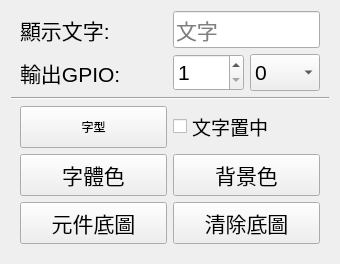
        <widget class="QWidget" name="tab">
         <attribute name="title">
          <string>未達下限</string>
         </attribute>
         <layout class="QVBoxLayout" name="verticalLayout_2">
          <item>
           <widget class="QWidget" name="widget" native="true">
            <property name="sizePolicy">
             <sizepolicy hsizetype="Preferred" vsizetype="Fixed">
              <horstretch>0</horstretch>
              <verstretch>0</verstretch>
             </sizepolicy>
            </property>
            <property name="minimumSize">
             <size>
              <width>0</width>
              <height>80</height>
             </size>
            </property>
            <property name="font">
             <font>
              <family>Arial</family>
              <pointsize>16</pointsize>
              <weight>50</weight>
              <italic>false</italic>
              <bold>false</bold>
             </font>
            </property>
            <property name="styleSheet">
             <string notr="true">font: 16pt &quot;Arial&quot;;</string>
            </property>
            <layout class="QGridLayout" name="gridLayout_2" columnstretch="1,1" columnminimumwidth="1,1">
             <property name="topMargin">
              <number>0</number>
             </property>
             <property name="bottomMargin">
              <number>0</number>
             </property>
             <item row="0" column="1" rowspan="2">
              <widget class="QWidget" name="widget" native="true">
               <property name="minimumSize">
                <size>
                 <width>80</width>
                 <height>80</height>
                </size>
               </property>
               <layout class="QGridLayout" name="gridLayout_3">
                <property name="leftMargin">
                 <number>0</number>
                </property>
                <property name="topMargin">
                 <number>0</number>
                </property>
                <property name="rightMargin">
                 <number>0</number>
                </property>
                <property name="bottomMargin">
                 <number>0</number>
                </property>
                <item row="1" column="0">
                 <widget class="QSpinBox" name="sbGpioMin">
                  <property name="sizePolicy">
                   <sizepolicy hsizetype="Preferred" vsizetype="Preferred">
                    <horstretch>0</horstretch>
                    <verstretch>0</verstretch>
                   </sizepolicy>
                  </property>
                  <property name="styleSheet">
                   <string notr="true">font: 16pt &quot;Arial&quot;;</string>
                  </property>
                  <property name="minimum">
                   <number>1</number>
                  </property>
                  <property name="maximum">
                   <number>40</number>
                  </property>
                  <property name="singleStep">
                   <number>1</number>
                  </property>
                 </widget>
                </item>
                <item row="1" column="1">
                 <widget class="QComboBox" name="spGpioValueMin">
                  <property name="sizePolicy">
                   <sizepolicy hsizetype="Preferred" vsizetype="Preferred">
                    <horstretch>0</horstretch>
                    <verstretch>0</verstretch>
                   </sizepolicy>
                  </property>
                  <property name="font">
                   <font>
                    <family>Arial</family>
                    <pointsize>16</pointsize>
                    <weight>50</weight>
                    <italic>false</italic>
                    <bold>false</bold>
                   </font>
                  </property>
                  <property name="styleSheet">
                   <string notr="true">font: 16pt &quot;Arial&quot;;</string>
                  </property>
                  <item>
                   <property name="text">
                    <string>0</string>
                   </property>
                  </item>
                  <item>
                   <property name="text">
                    <string>1</string>
                   </property>
                  </item>
                 </widget>
                </item>
                <item row="0" column="0" colspan="2">
                 <widget class="QLineEdit" name="txTxValueMinMsg">
                  <property name="sizePolicy">
                   <sizepolicy hsizetype="Expanding" vsizetype="Preferred">
                    <horstretch>0</horstretch>
                    <verstretch>0</verstretch>
                   </sizepolicy>
                  </property>
                  <property name="font">
                   <font>
                    <family>Arial</family>
                    <pointsize>16</pointsize>
                    <weight>50</weight>
                    <italic>false</italic>
                    <bold>false</bold>
                   </font>
                  </property>
                  <property name="placeholderText">
                   <string>文字</string>
                  </property>
                 </widget>
                </item>
               </layout>
              </widget>
             </item>
             <item row="1" column="0">
              <widget class="QLabel" name="label_16">
               <property name="font">
                <font>
                 <family>Arial</family>
                 <pointsize>16</pointsize>
                 <weight>50</weight>
                 <italic>false</italic>
                 <bold>false</bold>
                </font>
               </property>
               <property name="text">
                <string>輸出GPIO:</string>
               </property>
              </widget>
             </item>
             <item row="0" column="0">
              <widget class="QLabel" name="label_8">
               <property name="text">
                <string>顯示文字:</string>
               </property>
              </widget>
             </item>
            </layout>
           </widget>
          </item>
          <item>
           <widget class="Line" name="line">
            <property name="styleSheet">
             <string notr="true">color: rgb(63, 63, 63);</string>
            </property>
            <property name="orientation">
             <enum>Qt::Horizontal</enum>
            </property>
           </widget>
          </item>
          <item>
           <widget class="QWidget" name="widget_5" native="true">
            <property name="sizePolicy">
             <sizepolicy hsizetype="Preferred" vsizetype="Preferred">
              <horstretch>0</horstretch>
              <verstretch>0</verstretch>
             </sizepolicy>
            </property>
            <property name="minimumSize">
             <size>
              <width>0</width>
              <height>100</height>
             </size>
            </property>
            <layout class="QGridLayout" name="gridLayout_10">
             <property name="topMargin">
              <number>0</number>
             </property>
             <item row="1" column="1">
              <widget class="QPushButton" name="btnBgColorMin">
               <property name="sizePolicy">
                <sizepolicy hsizetype="Preferred" vsizetype="Fixed">
                 <horstretch>0</horstretch>
                 <verstretch>0</verstretch>
                </sizepolicy>
               </property>
               <property name="minimumSize">
                <size>
                 <width>96</width>
                 <height>42</height>
                </size>
               </property>
               <property name="maximumSize">
                <size>
                 <width>16777215</width>
                 <height>16777215</height>
                </size>
               </property>
               <property name="font">
                <font>
                 <pointsize>16</pointsize>
                 <weight>50</weight>
                 <italic>false</italic>
                 <bold>false</bold>
                </font>
               </property>
               <property name="text">
                <string>背景色</string>
               </property>
              </widget>
             </item>
             <item row="1" column="0">
              <widget class="QPushButton" name="btnTxtColorMin">
               <property name="sizePolicy">
                <sizepolicy hsizetype="Preferred" vsizetype="Fixed">
                 <horstretch>0</horstretch>
                 <verstretch>0</verstretch>
                </sizepolicy>
               </property>
               <property name="minimumSize">
                <size>
                 <width>96</width>
                 <height>42</height>
                </size>
               </property>
               <property name="maximumSize">
                <size>
                 <width>16777215</width>
                 <height>16777215</height>
                </size>
               </property>
               <property name="font">
                <font>
                 <pointsize>16</pointsize>
                 <weight>50</weight>
                 <italic>false</italic>
                 <bold>false</bold>
                </font>
               </property>
               <property name="text">
                <string>字體色</string>
               </property>
              </widget>
             </item>
             <item row="2" column="0">
              <widget class="QPushButton" name="btnBgImageMin">
               <property name="sizePolicy">
                <sizepolicy hsizetype="Preferred" vsizetype="Fixed">
                 <horstretch>0</horstretch>
                 <verstretch>0</verstretch>
                </sizepolicy>
               </property>
               <property name="minimumSize">
                <size>
                 <width>96</width>
                 <height>42</height>
                </size>
               </property>
               <property name="font">
                <font>
                 <pointsize>16</pointsize>
                 <weight>50</weight>
                 <italic>false</italic>
                 <bold>false</bold>
                </font>
               </property>
               <property name="focusPolicy">
                <enum>Qt::NoFocus</enum>
               </property>
               <property name="text">
                <string>元件底圖</string>
               </property>
              </widget>
             </item>
             <item row="0" column="0">
              <widget class="QPushButton" name="btnSelectFontMin">
               <property name="minimumSize">
                <size>
                 <width>96</width>
                 <height>42</height>
                </size>
               </property>
               <property name="text">
                <string>字型</string>
               </property>
              </widget>
             </item>
             <item row="2" column="1">
              <widget class="QPushButton" name="btnClearBgMin">
               <property name="sizePolicy">
                <sizepolicy hsizetype="Preferred" vsizetype="Fixed">
                 <horstretch>0</horstretch>
                 <verstretch>0</verstretch>
                </sizepolicy>
               </property>
               <property name="minimumSize">
                <size>
                 <width>96</width>
                 <height>42</height>
                </size>
               </property>
               <property name="font">
                <font>
                 <pointsize>16</pointsize>
                 <weight>50</weight>
                 <italic>false</italic>
                 <bold>false</bold>
                </font>
               </property>
               <property name="text">
                <string>清除底圖</string>
               </property>
              </widget>
             </item>
             <item row="0" column="1">
              <widget class="QCheckBox" name="chCentMin">
               <property name="font">
                <font>
                 <pointsize>14</pointsize>
                </font>
               </property>
               <property name="text">
                <string>文字置中</string>
               </property>
              </widget>
             </item>
            </layout>
           </widget>
          </item>
         </layout>
        </widget>
